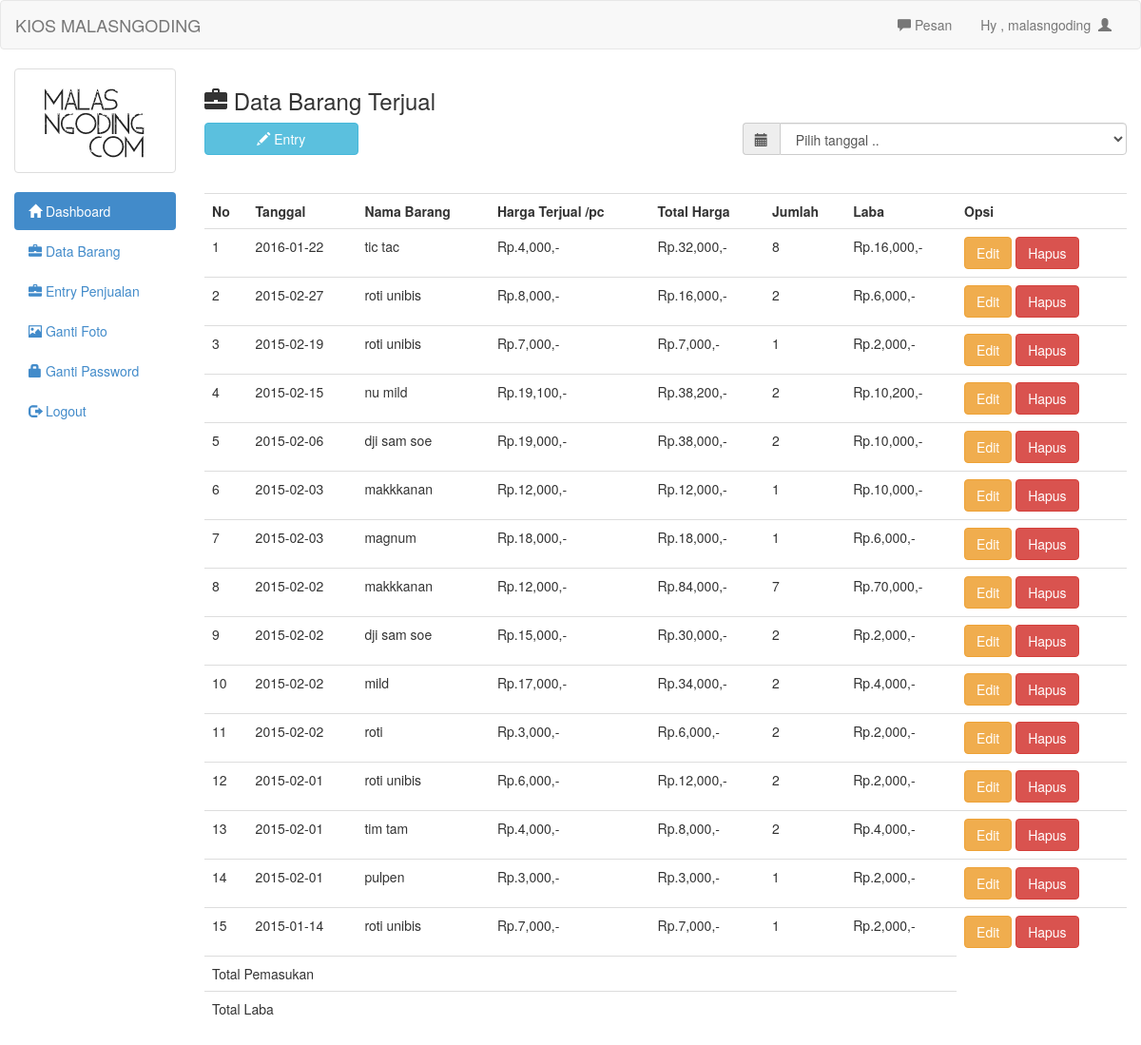
/admin/barang_laku.php (signed in), run on the app's committed database.
### tables this page shows
CREATE TABLE IF NOT EXISTS `barang_laku` (
  `id` int(11) NOT NULL AUTO_INCREMENT,
  `tanggal` date NOT NULL,
  `nama` text NOT NULL,
  `jumlah` int(11) NOT NULL,
  `harga` int(11) NOT NULL,
  `total_harga` int(20) NOT NULL,
  `laba` int(11) NOT NULL,
  PRIMARY KEY (`id`)
);

### admin/barang_laku.php (the view, shortened to what this page needs)
<?php include 'header.php';	?>
<h3><span class="glyphicon glyphicon-briefcase"></span>  Data Barang Terjual</h3>
<button style="margin-bottom:20px" data-toggle="modal" data-target="#myModal" class="btn btn-info col-md-2"><span class="glyphicon glyphicon-pencil"></span>  Entry</button>
<form action="" method="get">
	<div class="input-group col-md-5 col-md-offset-7">
		<span class="input-group-addon" id="basic-addon1"><span class="glyphicon glyphicon-calendar"></span></span>
		<select type="submit" name="tanggal" class="form-control" onchange="this.form.submit()">
			<option>Pilih tanggal ..</option>
		</select>
	</div>
</form>
<br/>
<br/>
<table class="table">
	<tr>
		<th>No</th>
		<th>Tanggal</th>
		<th>Nama Barang</th>
		<th>Harga Terjual /pc</th>
		<th>Total Harga</th>
		<th>Jumlah</th>
		<th>Laba</th>
		<th>Opsi</th>
	</tr>
	<?php
	if(isset($_GET['tanggal'])){
		$tanggal=mysql_real_escape_string($_GET['tanggal']);
		$brg=mysql_query("select * from barang_laku where tanggal like '$tanggal' order by tanggal desc");
	}else{
		$brg=mysql_query("select * from barang_laku order by tanggal desc");
	}
	$no=1;
	while($b=mysql_fetch_array($brg)){
		?>
		<tr>
			<td><?php echo $no++ ?></td>
			<td><?php echo $b['tanggal'] ?></td>
			<td><?php echo $b['nama'] ?></td>
			<td>Rp.<?php echo number_format($b['harga']) ?>,-</td>
			<td>Rp.<?php echo number_format($b['total_harga']) ?>,-</td>
			<td><?php echo $b['jumlah'] ?></td>
			<td><?php echo "Rp.".number_format($b['laba']).",-"?></td>
			<td>
				<a href="edit_laku.php?id=<?php echo $b['id']; ?>" class="btn btn-warning">Edit</a>
				<a onclick="if(confirm('Apakah anda yakin ingin menghapus data ini ??')){ location.href='hapus_laku.php?id=<?php echo $b['id']; ?>&jumlah=<?php echo $b['jumlah'] ?>&nama=<?php echo $b['nama']; ?>' }" class="btn btn-danger">Hapus</a>
			</td>
		</tr>
		<?php
	}
	?>
	<tr>
		<td colspan="7">Total Pemasukan</td>
	</tr>
	<tr>
		<td colspan="7">Total Laba</td>
	</tr>
</table>
	<?php include 'footer.php'; ?>

### admin/header.php (shortened to what this page needs)
<!DOCTYPE html>
<html>
<head>
	<link rel="stylesheet" type="text/css" href="../assets/css/bootstrap.css">
	<link rel="stylesheet" type="text/css" href="../assets/js/jquery-ui/jquery-ui.css">
</head>
<body>
	<div class="navbar navbar-default">
		<div class="container-fluid">
			<div class="navbar-header">
				<a href="http://www.malasngoding.com" class="navbar-brand">KIOS MALASNGODING</a>
			</div>
			<div class="collapse navbar-collapse">
				<ul class="nav navbar-nav navbar-right">
					<li><a id="pesan_sedia" href="#" data-toggle="modal" data-target="#modalpesan"><span class='glyphicon glyphicon-comment'></span>  Pesan</a></li>
					<li><a class="dropdown-toggle" data-toggle="dropdown" role="button" href="#">Hy , <?php echo $_SESSION['uname']  ?>&nbsp&nbsp<span class="glyphicon glyphicon-user"></span></a></li>
				</ul>
			</div>
		</div>
	</div>
	<div class="col-md-2">
		<div class="row">
			<?php
			$use=$_SESSION['uname'];
			$fo=mysql_query("select foto from admin where uname='$use'");
			while($f=mysql_fetch_array($fo)){
				?>
				<div class="col-xs-6 col-md-12">
					<a class="thumbnail">
						<img class="img-responsive" src="foto/<?php echo $f['foto']; ?>">
					</a>
				</div>
				<?php
			}
			?>
		</div>
		<ul class="nav nav-pills nav-stacked">
			<li class="active"><a href="index.php"><span class="glyphicon glyphicon-home"></span>  Dashboard</a></li>
			<li><a href="barang.php"><span class="glyphicon glyphicon-briefcase"></span>  Data Barang</a></li>
			<li><a href="barang_laku.php"><span class="glyphicon glyphicon-briefcase"></span>  Entry Penjualan</a></li>
			<li><a href="ganti_foto.php"><span class="glyphicon glyphicon-picture"></span>  Ganti Foto</a></li>
			<li><a href="ganti_pass.php"><span class="glyphicon glyphicon-lock"></span> Ganti Password</a></li>
			<li><a href="logout.php"><span class="glyphicon glyphicon-log-out"></span>  Logout</a></li>
		</ul>
	</div>
	<div class="col-md-10">

### data on the page
barang_laku: tanggal "2016-01-22", nama "tic tac", harga "4,000", total_harga "32,000", jumlah "8", laba "16,000"
barang_laku: tanggal "2015-02-27", nama "roti unibis", harga "8,000", total_harga "16,000", jumlah "2", laba "6,000"
barang_laku: tanggal "2015-02-19", nama "roti unibis", harga "7,000", total_harga "7,000", jumlah "1", laba "2,000"
barang_laku: tanggal "2015-02-15", nama "nu mild", harga "19,100", total_harga "38,200", jumlah "2", laba "10,200"
barang_laku: tanggal "2015-02-06", nama "dji sam soe", harga "19,000", total_harga "38,000", jumlah "2", laba "10,000"
barang_laku: tanggal "2015-02-03", nama "makkkanan", harga "12,000", total_harga "12,000", jumlah "1", laba "10,000"
barang_laku: tanggal "2015-02-03", nama "magnum", harga "18,000", total_harga "18,000", jumlah "1", laba "6,000"
barang_laku: tanggal "2015-02-02", nama "makkkanan", harga "12,000", total_harga "84,000", jumlah "7", laba "70,000"
barang_laku: tanggal "2015-02-02", nama "dji sam soe", harga "15,000", total_harga "30,000", jumlah "2", laba "2,000"
barang_laku: tanggal "2015-02-02", nama "mild", harga "17,000", total_harga "34,000", jumlah "2", laba "4,000"
barang_laku: tanggal "2015-02-02", nama "roti", harga "3,000", total_harga "6,000", jumlah "2", laba "2,000"
barang_laku: tanggal "2015-02-01", nama "roti unibis", harga "6,000", total_harga "12,000", jumlah "2", laba "2,000"
barang_laku: tanggal "2015-02-01", nama "tim tam", harga "4,000", total_harga "8,000", jumlah "2", laba "4,000"
barang_laku: tanggal "2015-02-01", nama "pulpen", harga "3,000", total_harga "3,000", jumlah "1", laba "2,000"
barang_laku: tanggal "2015-01-14", nama "roti unibis", harga "7,000", total_harga "7,000", jumlah "1", laba "2,000"

### other printed values
$_SESSION['uname'] "malasngoding"
